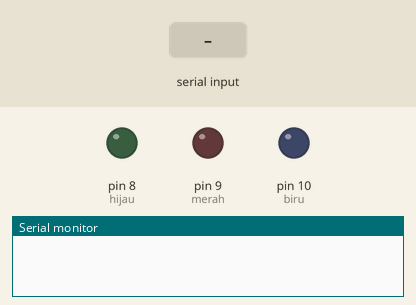
Simulated run of this sketch. Board: Arduino Uno, built with avr-gcc and run on an emulated ATmega328P. Shown: output pins drawn as LEDs (lit = HIGH), the last lines printed to the serial monitor. Dashed ring = blinking. Inputs (shaded band) come from the test bench.

Above: at 1.2 s.
1.3 s: "1" received over Serial
At 2.2 s:
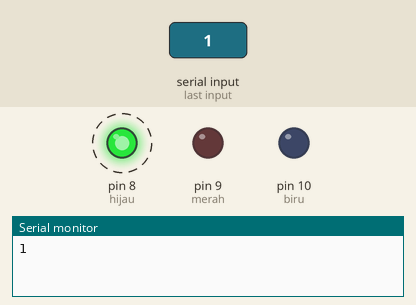
4.3 s: "2" received over Serial
At 5.2 s:
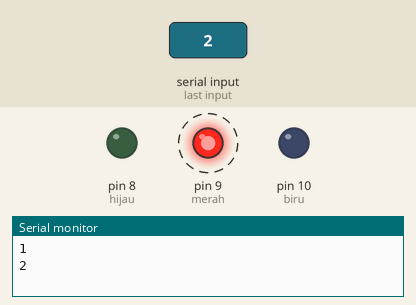
7.3 s: "3" received over Serial
At 8.8 s:
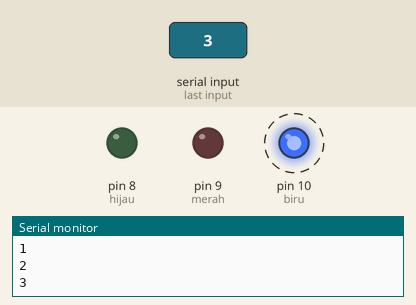
10.3 s: "0" received over Serial
At 12.5 s:
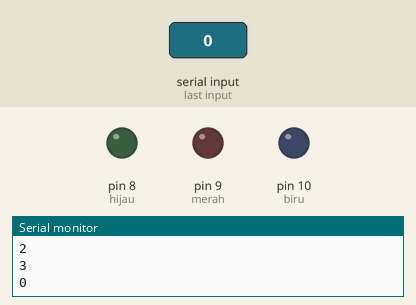
Timing chart, 0 to 13.7 s (numbered marks = the images above; inputs shaded):
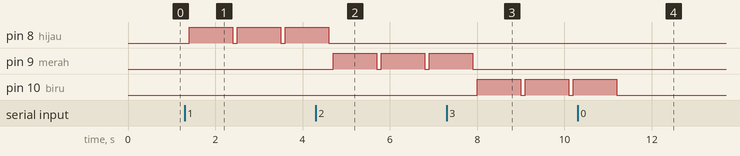

Measured:
- after the input at 1.3 s, pin 8 (hijau): alternates HIGH for 1.0 s and LOW for 0.10 s, starting after 0.10 s
- after the input at 4.3 s, pin 8 (hijau): goes on until 4.6 s, then stays LOW; pin 9 (merah): alternates HIGH for 1.0 s and LOW for 0.10 s, starting after 0.40 s
- after the input at 7.3 s, pin 9 (merah): goes on until 7.9 s, then stays LOW; pin 10 (biru): alternates HIGH for 1.0 s and LOW for 0.10 s, starting after 0.70 s
- after the input at 10.3 s, pin 10 (biru): goes on until 11.2 s, then stays LOW

The sketch:

lampu_lalu_lintas.ino
```cpp
const int hijau = 8;
const int merah = 9;
const int biru = 10;
char i;

void setup(){
  Serial.begin(9600);
  pinMode(hijau,OUTPUT);
  pinMode(merah,OUTPUT);
  pinMode(biru,OUTPUT);
}

void loop() {
 if(Serial.available()>0){
  i=Serial.read();
  Serial.println(i);
 }

 if(i == '1'){
  digitalWrite(hijau, HIGH);
  delay(1000);
  digitalWrite(hijau, LOW);
 }else if(i == '2'){
  digitalWrite(merah, HIGH);
  delay(1000);
  digitalWrite(merah, LOW);
 }else if(i == '3'){
  digitalWrite(biru, HIGH);
  delay(1000);
  digitalWrite(biru, LOW);
 }
 delay(100);
}
```
